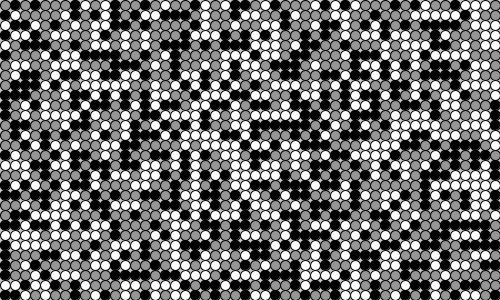
Frame 1 (no input)
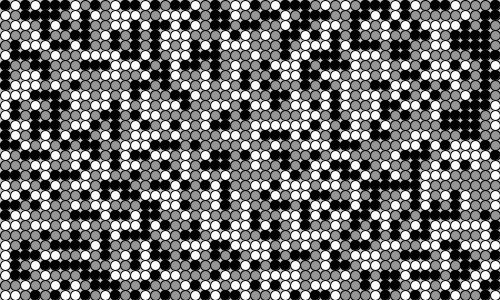
Frame 60 (the mouse pressed at the canvas centre just before this capture)
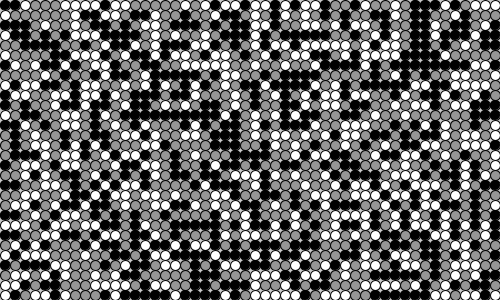
Frame 120 (the mouse held since frame 60 and released just before this capture)

The Processing sketch that drew these frames (run headless with seeded random() and noise(); from frame 60 on, the mouse is pressed at the canvas centre):

// Processing sketch: spark
// ── spark.pde
Cell[][] _cellArray;
int _cellSize = 10;
int _numX, _numY;

void setup()
{
    size(500, 300);
    _numX = floor(width/_cellSize);
    _numY = floor(height/_cellSize);
    restart();   
}

void restart()
{
    _cellArray = new Cell[_numX][_numY];
    for (int x = 0; x < _numX; x++)
    {
        for (int y = 0; y < _numY; y++)
        {
            Cell newCell = new Cell(x, y);
            _cellArray[x][y] = newCell;
        }
    }

    _cellArray[3][_numY/2].state = 1;

    for (int x = 0; x < _numX; x++)
    {
        for (int y = 0; y < _numY; y++)
        {
            int above = y-1;
            int below = y+1;
            int left = x-1;
            int right = x+1;

            if (above < 0) { above = _numY-1; }
            if (below == _numY) { below = 0; }
            if (left < 0) { left = _numX-1; }
            if (right == _numX) { right = 0; }

            _cellArray[x][y].addNeighbour(_cellArray[left][above]);
            _cellArray[x][y].addNeighbour(_cellArray[left][y]);
            _cellArray[x][y].addNeighbour(_cellArray[left][below]);
            _cellArray[x][y].addNeighbour(_cellArray[x][above]);
            _cellArray[x][y].addNeighbour(_cellArray[x][below]);
            _cellArray[x][y].addNeighbour(_cellArray[right][above]);
            _cellArray[x][y].addNeighbour(_cellArray[right][y]);
            _cellArray[x][y].addNeighbour(_cellArray[right][below]);
        }
    }
}

void draw()
{
    background(200);

    for (int x = 0; x < _numX; x++)
    {
        for (int y = 0; y < _numY; y++)
        {
            _cellArray[x][y].calcNextState();
        }
    }

    translate(_cellSize/2, _cellSize/2);

    for (int x = 0; x < _numX; x++)
    {
        for (int y = 0; y < _numY; y++)
        {
            _cellArray[x][y].drawMe();
        }
    }
}

void mousePressed()
{
    restart();
}

class Cell{
    float x, y;

    int state;
    int nextState;

    Cell[] neighbours;

    Cell(float ex, float why)
    {
        x = ex * _cellSize;
        y = why * _cellSize;

        // 7.1.2 and 7.1.3
        // if (random(2) > 1) {
        //     nextState = true;
        // } else {
        //     nextState = false;
        // }

        // 7.1.4
        nextState = int(random(3));
        
        state = nextState;
        neighbours = new Cell[0];
    }

    void addNeighbour(Cell cell)
    {
        neighbours = (Cell[])append(neighbours, cell);
    }

void calcNextState()
{
    if (state == 0) {
        int firingCount = 0;
        for (int i = 0; i < neighbours.length; i++)
        {
            if (neighbours[i].state == 1) {
                firingCount++;
            }
        }
        if (firingCount >= 1) {
            nextState = 1;
        } else {
            nextState = state;
        }
    } else if (state == 1) {
        nextState = 2;
    } else if (state == 2) {
        nextState = 0;
    }
}

    void drawMe()
    {
        state = nextState;
        stroke(0);
        if (state == 1) {
            fill(0);
        } else if (state == 2) {
            fill(150);
        } else {
            fill(255);
        }
        ellipse(x, y, _cellSize, _cellSize);
    }
}
